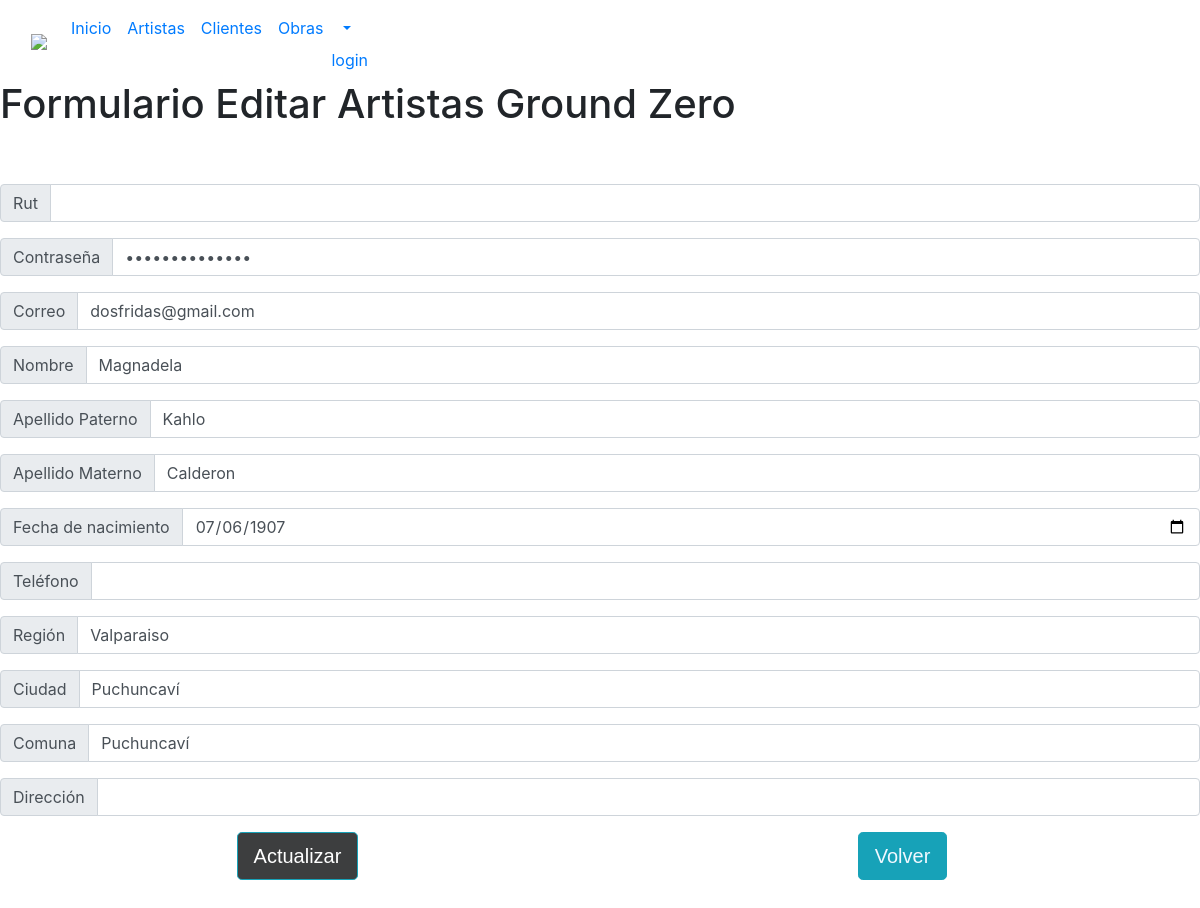
Screenshot of /artistas/artistas_edit/14254771-6 with the database file from the repository.
### artistas/models.py (models this page shows, shortened)
class Artista(AbstractBaseUser, PermissionsMixin):
    rut          = models.CharField(max_length=13, primary_key=True)
    alias        = models.CharField(max_length=25, blank=True, null=True)
    first_name   = models.CharField(max_length=25, blank=False, null=True)
    last_name    = models.CharField(max_length=25, blank=False, null=True)
    ap_materno   = models.CharField(max_length=25, blank=False, null=True)
    fecha_nac    = models.DateField(blank=False, null=True)
    telefono     = models.IntegerField(blank=False, null=True)
    region       = models.CharField(max_length=20, blank=False, null=True)
    ciudad       = models.CharField(max_length=20, blank=False, null=True)
    comuna       = models.CharField(max_length=20, blank=False, null=True)
    direccion    = models.CharField(max_length=100, blank=False, null=True)
    email        = models.EmailField(max_length=40, blank=False, null=False, unique=True)
    bio          = models.TextField()
    imagen       = models.ImageField(upload_to='galeria_art', blank=True, null=True)
    is_active    = models.BooleanField(default=True)
    groups       = models.ManyToManyField(Group, related_name='artistas')
    user_permissions = models.ManyToManyField(Permission, related_name='artistas')
    objects = ArtistaManager()
    USERNAME_FIELD = 'email'                #Campos que se utilizan como identificacion del artista
    REQUIRED_FIELDS = ['rut']

### artistas/views.py (the view)
# urls.py: path('artistas_edit/<str:pk>', views.artistas_edit, name='artistas_edit'),
def artistas_edit(request, pk):
    artista = Artista.objects.get(rut=pk)
    if request.method == "POST":
        form = ArtistaForm(request.POST, instance=artista)
        if form.is_valid():
            if 'password' in form.changed_data:
                form.instance.password = make_password(form.cleaned_data['password'])
            form.save()
            print("Dato guardado exitosamente.")
            return redirect('artistas_edit', pk=pk)
        else:
            print("El formulario no es válido")
            print(form.errors)
    else:
        form = ArtistaForm(instance=artista)
    context = {'artista': artista, 'form': form}
    return render(request, 'artistas/artistas_edit.html', context)

### artistas/forms.py
class ArtistaForm(ModelForm):
    class Meta:
        model = Artista
        fields = "__all__"
        widgets = {
            'password': forms.PasswordInput(),
        }

### artistas/templates/artistas/artistas_edit.html (shortened to what this page needs)
{% load static %}
<!DOCTYPE html>
<html lang="en">
<head>
    <link rel="stylesheet" href="https://stackpath.bootstrapcdn.com/bootstrap/4.4.1/css/bootstrap.min.css">
</head>
<body>
    <nav class="navbar navbar-expand-lg bg-body-tertiary">
        <div class="container-fluid">
          <a class="navbar-brand" href="index.html" ><img src="img/logo GZ.png"></a>
          <div class="collapse navbar-collapse" id="navbarNav">
            <ul class="navbar-nav">
              <li class="nav-item">
                <a class="nav-link active" aria-current="page" href="index.html">Inicio</a>
              </li>
              <li class="nav-item">
                <a class="nav-link" href="crud_artistas">Artistas</a>
              </li>
            <li class="nav-item">
              <a class="nav-link" href="crud_clientes">Clientes</a>
            </li>
              <li class="nav-item">
                <a class="nav-link" href="crud_obras">Obras</a>
              </li>
              <li class="nav-item-dropdown">
                <a class="nav-link dropdown-toggle" href="#" id="navbarDropdown" role="button" data-toggle="dropdown" aria-haspopup="true" aria-expanded="false">
               {% if user.is_authenticated %}
                   {{user.username}}
                {% else %}
                   <a href="{% url 'login' %}">login</a>
                {% endif %}
                </a>
            </li>
            </div>
          </div>
      </nav>
    <div>
        <h1>Formulario Editar Artistas Ground Zero</h1>
        <br><br>
    <form action="{% url 'artistas_edit' pk=artista.rut %}" method = "POST">
        <div class="form-group">
            <div class="input-group">
                <div class="input-group-prepend">
                    <span class="input-group-text">Rut</span>
                </div>
                <input type="number" name="rut" value="{{artista.rut}}" class="form-control">
            </div>
        </div>
        <div class="form-group">
            <div class="input-group">
                <div class="input-group-prepend">
                    <span class="input-group-text">Contrase&ntilde;a</span>
                </div>
                <input type="password" name="password" value="{{artista.password}}" class="form-control">
            </div>
        </div>
        <div class="form-group">
            <div class="input-group">
                <div class="input-group-prepend">
                    <span class="input-group-text">Correo</span>
                </div>
                <input type="email" name="email" value="{{artista.email}}" class="form-control">
            </div>
        </div>
        <div class="form-group">
            <div class="input-group">
                <div class="input-group-prepend">
                    <span class="input-group-text">Nombre</span>
                </div>
                <input type="text" name="first_name" value="{{artista.first_name}}" class="form-control">
            </div>
        </div>
        <div class="form-group">
            <div class="input-group">
                <div class="input-group-prepend">
                    <span class="input-group-text">Apellido Paterno</span>
                </div>
                <input type="text" name="last_name" value="{{artista.last_name}}" class="form-control">
            </div>
        </div>
        <div class="form-group">
            <div class="input-group">
                <div class="input-group-prepend">
                    <span class="input-group-text">Apellido Materno</span>
                </div>
                <input type="text" name="ap_materno" value="{{artista.ap_materno}}" class="form-control">
            </div>
        </div>
        <div class="form-group">
            <div class="input-group">
                <div class="input-group-prepend">
                    <span class="input-group-text">Fecha de nacimiento</span>
                </div>
                <input type="date" name="fec_nac" value="{{artista.fecha_nac|date:'Y-m-d'}}" class="form-control">
            </div>
        </div>
        <div class="form-group">
            <div class="input-group">
                <div class="input-group-prepend">
                    <span class="input-group-text">Tel&eacute;fono</span>
                </div>
                <input type="tel" name="tele" value="{{artista.tele}}" class="form-control">
            </div>
        </div>
        <div class="form-group">
            <div class="input-group">
                <div class="input-group-prepend">
                    <span class="input-group-text">Regi&oacute;n</span>
                </div>
                <input type="text" name="region" value="{{artista.region}}" class="form-control">
            </div>
        </div>
        <div class="form-group">
            <div class="input-group">
                <div class="input-group-prepend">
                    <span class="input-group-text">Ciudad</span>
                </div>
                <input type="text" name="ciudad" value="{{artista.ciudad}}" class="form-control">
            </div>
        </div>
        <div class="form-group">
            <div class="input-group">
                <div class="input-group-prepend">
                    <span class="input-group-text">Comuna</span>
                </div>
                <input type="text" name="comuna" value="{{artista.comuna}}" class="form-control">
            </div>
        </div>
        <div class="form-group">
            <div class="input-group">
                <div class="input-group-prepend">
                    <span class="input-group-text">Direcci&oacute;n</span>
                </div>
                <input type="text" name="dire" value="{{artista.dire}}" class="form-control">
            </div>
        </div>
        <div class="form-row">
            <div class="form-group col-md-6">
                <div class="text-center">
                        <button type="submit" class="btn btn-info btn-lg" name="opcion" style="font-family: Verdana, Geneva, Tahoma, sans-serif; background-color: #3d3e3f;">Actualizar</button>
                </div>
            </div>
            <div class="form-group col-md-6">
                <div class="text-center">
                    <button type="button" class="btn btn-info btn-lg" style="color: aliceblue;font-family: Verdana, Geneva, Tahoma, sans-serif;">
                        <a href="{% url 'crud_artistas' %}" style="color: aliceblue;">Volver</a>
                    </button>
                </div>
            </div>
        </div>
    </form>
    <br>
</div>
</body>
</html>

### rows the page displays
Artista: email "dosfridas@gmail.com", first_name "Magnadela", last_name "Kahlo", ap_materno "Calderon", fec_nac "07/06/1907", region "Valparaiso", ciudad "Puchuncaví", comuna "Puchuncaví"
